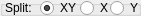
    <widget class="QGroupBox" name="splitGB">
     <property name="geometry">
      <rect>
       <x>200</x>
       <y>205</y>
       <width>141</width>
       <height>16</height>
      </rect>
     </property>
     <property name="title">
      <string/>
     </property>
     <widget class="QLabel" name="currentCanvasLB_2">
      <property name="geometry">
       <rect>
        <x>5</x>
        <y>0</y>
        <width>36</width>
        <height>16</height>
       </rect>
      </property>
      <property name="text">
       <string>Split:</string>
      </property>
     </widget>
     <widget class="QRadioButton" name="splitCanvasXYRB">
      <property name="geometry">
       <rect>
        <x>40</x>
        <y>0</y>
        <width>41</width>
        <height>16</height>
       </rect>
      </property>
      <property name="text">
       <string>XY</string>
      </property>
      <property name="checked">
       <bool>true</bool>
      </property>
     </widget>
     <widget class="QRadioButton" name="splitCanvasXRB">
      <property name="geometry">
       <rect>
        <x>80</x>
        <y>0</y>
        <width>31</width>
        <height>16</height>
       </rect>
      </property>
      <property name="text">
       <string>X</string>
      </property>
     </widget>
     <widget class="QRadioButton" name="splitCanvasYRB">
      <property name="geometry">
       <rect>
        <x>110</x>
        <y>0</y>
        <width>31</width>
        <height>16</height>
       </rect>
      </property>
      <property name="text">
       <string>Y</string>
      </property>
     </widget>
    </widget>
